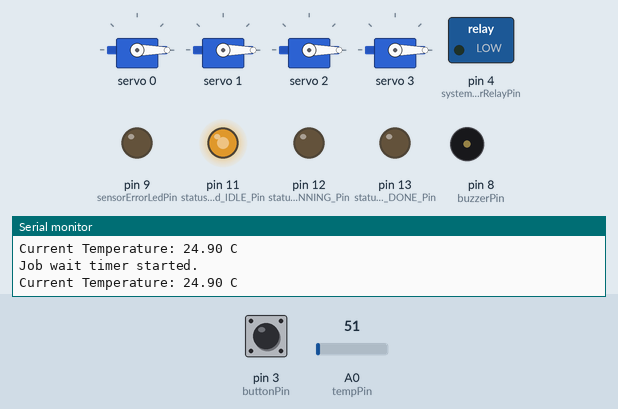
This sketch was run on a simulated Arduino Uno, built with avr-gcc and run on an emulated ATmega328P. On the bench: 4 × servo, switched loads named in the sketch (green lamp = pin HIGH), output pins drawn as LEDs (lit = HIGH), buzzer (waves = sounding, pin HIGH), the last lines printed to the serial monitor. Inputs (shaded band) come from the test bench; at power-on: A0 (tempPin) = 51, pin 3 (buttonPin) HIGH.

Above: at 2.2 s.
2.3 s: A0 (tempPin) set to 97
4.2 s: A0 (tempPin) set to 107
At 7.0 s:
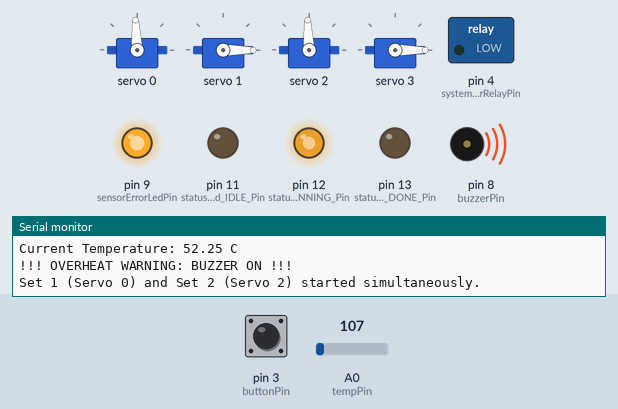
7.2 s: pin 3 (buttonPin) pulled LOW for 1 s
At 8.3 s:
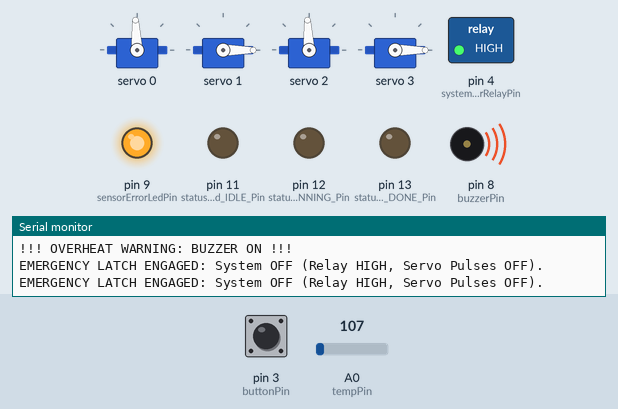
9.7 s: pin 3 (buttonPin) pulled LOW for 3.2 s
At 11.2 s:
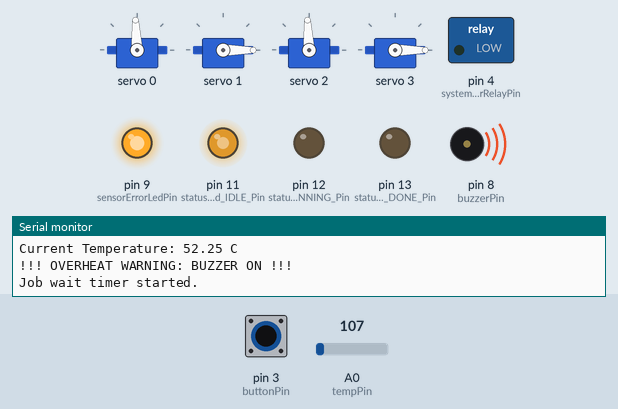
14.4 s: A0 (tempPin) set to 61
At 16.2 s:
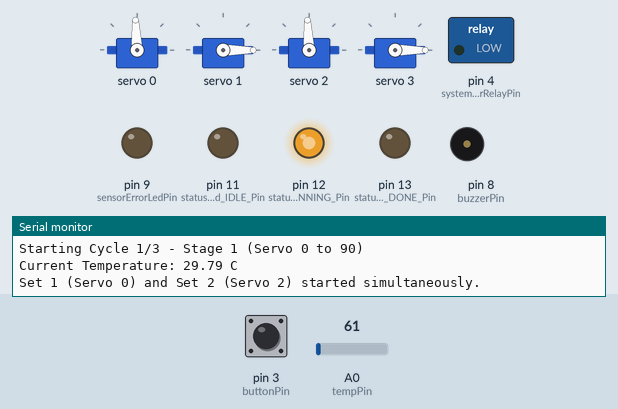
Timing chart, 0 to 21.0 s (numbered marks = the images above; inputs shaded):
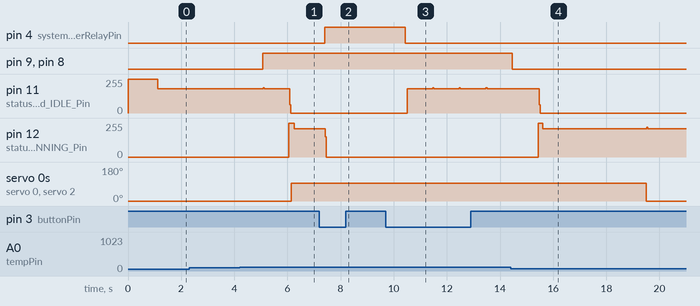

The sketch:

bungeoppang_machine.ino
```cpp
#include <Wire.h>
#include <Adafruit_PWMServoDriver.h>

// --- I. 릴레이 및 푸시 버튼 정의 ---
const int buttonPin = 3;   // 푸시 버튼 입력 (D3) - 비상 스위치 역할
const int systemPowerRelayPin = 4;    // 릴레이 제어 출력 (D4)

// 래치 상태 변수: true = 릴레이 ON (시스템 구동), false = 릴레이 OFF (전원 차단)
volatile bool systemState = true;

// 디바운스 변수
long lastDebounceTime = 0;
long debounceDelay = 200;
int buttonState;
int lastButtonState = HIGH;

// --- II. 서보 모터 정의 (PCA9685) ---
Adafruit_PWMServoDriver pwm = Adafruit_PWMServoDriver();

#define SERVOMIN  102    // 0도 펄스
#define SERVOMAX  512    // 180도 펄스
int servo0 = 0; // 세트 1 - 첫 번째 서보
int servo1 = 1; // 세트 1 - 두 번째 서보
int servo2 = 2; // 세트 2 - 첫 번째 서보
int servo3 = 3; // 세트 2 - 두 번째 서보
bool reverseServo[4] = {false, false, false, false};

// --- III. LM35 온도 센서 정의 ---
const int tempPin = A0; // LM35 출력(Vout)을 아날로그 핀 A0에 연결

// --- IV. 부저 및 경고 LED 정의 ---
const int buzzerPin = 8;        // 부저 제어 핀 (D8)
const int sensorErrorLedPin = 9;
const float SET_TEMP = 50.0;    // 경고 임계 온도 (섭씨 40도)

// --- V. 상태 표시 LED 정의 (D11, D12, D13) ---
const int status_led_IDLE_Pin = 11; // 준비 상태 (Ready)
const int status_led_RUNNING_Pin = 12; // 작동 중 (Working)
const int status_led_DONE_Pin = 13; // 작동 완료/일시 정지 (Complete/Pause)

// --- VI. 작동 관련 변수 (전역) ---
int totalCount = 5;     // GUI에서 입력받을 총 개수 (테스트를 위해 3으로 초기 설정)
int currentCount = 0;   // 현재까지 완료된 작업 개수 (세트 1 기준)
bool jobStarted = false; // 작업 시작 플래그
bool jobComplete = false; // 전체 작업 완료 플래그

// **타이머 변수 전역화**
long readyTime = 0;         // 5초 대기 시작 시간
bool waitingForJob = true;  // 초기 구동 및 복귀 시 5초 대기를 시작할 준비가 되었는지 표시
unsigned long moveStartTime = 0; // 서보 시퀀스 타이머
int stage = 0;                  // 서보 시퀀스 단계

// --- 3. 사용자 정의 함수 (선언 위치 이동) ---

// 서보 각도 설정 함수
void setServoAngle(int channel, int angle) {
  if (reverseServo[channel]) {
    angle = 180 - angle;
  }
  int pulse = map(angle, 0, 180, SERVOMIN, SERVOMAX);
  pwm.setPWM(channel, 0, pulse);
}

// LM35 값을 섭씨 온도로 변환하는 함수 (노이즈 완화를 위해 20회 평균값 사용)
float getTemperatureC() {
  const int NUM_READINGS = 20;
  long sumValue = 0;

  for (int i = 0; i < NUM_READINGS; i++) {
    sumValue += analogRead(tempPin);
  }

  float avgTempValue = (float)sumValue / NUM_READINGS;
  float voltage = avgTempValue * (5000.0 / 1024.0); // 밀리볼트(mV) 단위
  float temperatureC = voltage / 10.0;

  return temperatureC;
}

// 상태 표시 LED 업데이트 함수
// mode: 0=All OFF, 1=준비(11 ON), 2=작동 중(12 ON), 3=작동 완료(13 ON)
void updateStatusLED(int mode) {
    digitalWrite(status_led_IDLE_Pin, LOW);
    digitalWrite(status_led_RUNNING_Pin, LOW);
    digitalWrite(status_led_DONE_Pin, LOW);

    if (mode == 1) { // 준비 상태
        digitalWrite(status_led_IDLE_Pin, HIGH);
    } else if (mode == 2) { // 작동 중
        digitalWrite(status_led_RUNNING_Pin, HIGH);
    } else if (mode == 3) { // 작동 완료/일시 정지
        digitalWrite(status_led_DONE_Pin, HIGH);
    }
}

// 1. 서보 모터 반복 작동 시퀀스 함수 (논블로킹 로직 사용)
void conditionalMovement() {
    updateStatusLED(2); // LED: 작동 중 (Working)

    // 세트 1이 담당할 총 사이클 횟수 (총 개수/2 올림. 예: 3개 주문이면 (3+1)/2 = 2 사이클)
    int requiredCycles = (totalCount + 1) / 2;

    // 세트 2 동작 여부: 현재 사이클(currentCount + 1)이 전체 주문 개수(totalCount)의 짝수 번째에 해당할 경우
    bool shouldSet2Run = (currentCount + 1) * 2 <= totalCount;

    // --- A. 세트 1 (Servo 0, 1) 동작 시퀀스 ---
    if (currentCount < requiredCycles) {

        switch (stage) {
            case 0: // 초기 대기
                if (millis() - moveStartTime > 1000) {
                    Serial.print("Starting Cycle ");
                    Serial.print(currentCount + 1);
                    Serial.print("/");
                    Serial.print(requiredCycles);
                    Serial.println(" - Stage 1 (Servo 0 to 90)");
                    stage = 1;
                }
                break;

            case 1: // Servo 0: 90도 이동 (동시 작업 시작)
                setServoAngle(servo0, 90);
                moveStartTime = millis();

                // ** [핵심 변경: 병렬 작업 시작] **
                if (shouldSet2Run) {
                    // 세트 2의 첫 서보(Servo 2)도 거의 동시에 90도로 움직이도록 명령
                    setServoAngle(servo2, 90);
                    Serial.println("Set 1 (Servo 0) and Set 2 (Servo 2) started simultaneously.");
                    stage = 2; // 다음 단계: 4초 대기 (S0/S2 동작 시간)
                } else {
                    stage = 2; // 다음 단계: 4초 대기 (S0 동작 시간)
                }
                break;

            case 2: // S0, S2: **4초 대기** 후 0도 복귀 (움직임->복귀 시간 변경 적용)
                if (millis() - moveStartTime >= 4000) {
                    setServoAngle(servo0, 0);

                    if (shouldSet2Run) {
                         setServoAngle(servo2, 0);
                         Serial.println("Set 1 (S0) and Set 2 (S2) completed 4s movements.");
                    } else {
                         Serial.println("Servo 0 completed. Starting 6s wait for Servo 1...");
                    }

                    moveStartTime = millis(); // 6초 카운트 시작
                    stage = 3;
                }
                break;

            case 3: // S1, S3: **3초 대기** 후 60도, 80 이동 (다음 서보 대기 시간 변경 적용)
                if (millis() - moveStartTime >= 3000) {
                    setServoAngle(servo1, 60);

                    if (shouldSet2Run) {
                        setServoAngle(servo3, 80);
                        Serial.println("Set 1 (S1) and Set 2 (S3) moved 90 degrees after 6s wait.");
                    } else {
                        Serial.println("Servo 1 moved 90 degrees.");
                    }

                    moveStartTime = millis(); // 4초 카운트 시작
                    stage = 4;
                }
                break;

            case 4: // S1, S3: **4초 대기** 후 0도 복귀 및 사이클 완료 처리 (움직임->복귀 시간 변경 적용)
                if (millis() - moveStartTime >= 1000) {
                    setServoAngle(servo1, 0);

                    if (shouldSet2Run) {
                         setServoAngle(servo3, 0);
                         currentCount++; // 세트 1 + 세트 2 완료로 1 사이클 완료 (2개 완성)
                         Serial.print("Cycle ");
                         Serial.print(currentCount);
                         Serial.println(" (Set 1 & 2) [2 Units] completed.");
                    } else {
                        currentCount++; // 세트 1만 완료로 1개 완성
                        Serial.print("Set 1 Cycle ");
                        Serial.print(currentCount);
                        Serial.println(" [1 Unit] completed.");
                    }

                    moveStartTime = millis();

                    if (currentCount == requiredCycles) {
                       stage = 9; // 최종 완료
                    } else {
                       stage = 0; // 다음 사이클 반복 대기 (개별 독립성)
                    }
                }
                delay(2000);
                break;
        }
    }

    // --- B. 최종 완료 단계 ---
    else { // currentCount == requiredCycles
        switch (stage) {
            case 9: // 최종 완료 단계: 3초 완료 LED 표시 -> 대기 모드 복귀
                updateStatusLED(3); // LED: 작동 완료 (Complete/Pause)
                Serial.println("!!! ALL JOB SEQUENCE COMPLETE !!!");

                // 3초 후 대기 모드(준비 상태)로 전환
                if (millis() - moveStartTime >= 3000) {
                    jobStarted = false;
                    jobComplete = false;
                    currentCount = 0;

                    waitingForJob = true; // 다음 5초 대기를 위해 플래그 활성화
                    stage = 0; // 스테이지 초기화
                    moveStartTime = millis(); // 타이머 갱신
                    updateStatusLED(1); // LED: 준비 상태 (Ready)
                }
                break;
        }
    }
}


// --- 1. SETUP 함수 ---
void setup() {
  Serial.begin(9600);
  Serial.println("System Initializing...");

  // 릴레이 및 버튼 핀 설정
  pinMode(systemPowerRelayPin, OUTPUT);
  pinMode(buttonPin, INPUT_PULLUP); // 버튼은 GND에 연결되어 있으므로 내부 풀업 사용

  // 부저 및 경고 LED 핀 설정
  pinMode(buzzerPin, OUTPUT);
  digitalWrite(buzzerPin, LOW);
  pinMode(sensorErrorLedPin, OUTPUT);
  digitalWrite(sensorErrorLedPin, LOW);

  // 상태 표시 LED 핀 설정 (추가)
  pinMode(status_led_IDLE_Pin, OUTPUT); // 준비
  pinMode(status_led_RUNNING_Pin, OUTPUT); // 작동 중
  pinMode(status_led_DONE_Pin, OUTPUT); // 완료/대기

  // PCA9685 초기화
  pwm.begin();
  pwm.setPWMFreq(50);
  delay(10);

  // 초기 상태: 릴레이 ON (시스템 구동 시작), 준비 상태 LED ON
  digitalWrite(systemPowerRelayPin, LOW); // 릴레이 코일 OFF (NC 연결)
  updateStatusLED(1); // 초기: 준비 상태 LED ON

  // 초기 서보 위치 설정 (0도)
  setServoAngle(servo0, 0);
  setServoAngle(servo1, 0);
  setServoAngle(servo2, 0);
  setServoAngle(servo3, 0);
  delay(1000);

  // 다음 5초 대기 로직이 작동하도록 플래그를 활성화합니다.
  waitingForJob = true;

  Serial.println("Initial Latch ON. System Ready. Waiting for job start (5 sec initial delay).");
}

// --- 2. LOOP 함수 (핵심 래치 및 제어) ---
void loop() {
  // --- 2-1. LATCH DEBOUNCING LOGIC ---
  int reading = digitalRead(buttonPin);

  if (reading != lastButtonState) {
    lastDebounceTime = millis();
  }

  if ((millis() - lastDebounceTime) > debounceDelay) {
    if (reading != buttonState) {
      buttonState = reading;

      // 버튼이 눌렸다면 (LOW) 래치 상태를 토글
      if (buttonState == LOW) {
        systemState = !systemState;
      }
    }
  }
  lastButtonState = reading;

// --- 2-2. RELAY CONTROL (D4) ---
if (!systemState) {
  // 릴레이 OFF (비상 전원 차단) -> 모터 정지를 위해 릴레이 코일은 켜져야 NC 차단
  digitalWrite(systemPowerRelayPin, HIGH);

  // *** 비상 차단 시 서보 펄스 끄기 로직 (안정성 강화) ***
  pwm.setPWM(servo0, 0, 0);
  pwm.setPWM(servo1, 0, 0);
  pwm.setPWM(servo2, 0, 0);
  pwm.setPWM(servo3, 0, 0);

  // 모든 작업 상태 초기화 및 LED OFF
  updateStatusLED(0); // 모든 LED OFF
  jobStarted = false;
  jobComplete = false;
  currentCount = 0;
  waitingForJob = true; // 다음 구동 시 5초 대기를 위해 플래그 활성화
  readyTime = 0;
  stage = 0;
  moveStartTime = 0;

  Serial.println("EMERGENCY LATCH ENGAGED: System OFF (Relay HIGH, Servo Pulses OFF).");
  delay(500);
  return; // 나머지 loop 로직은 실행하지 않음

} else {
  // 릴레이 ON (시스템 구동 시작) -> 모터 구동을 위해 릴레이 코일은 꺼져야 NC 연결
  digitalWrite(systemPowerRelayPin, LOW);
}

  // --- 2-3. CONDITIONAL MOVEMENT & SENSOR CHECK ---
  if (systemState) {
    // 릴레이가 ON일 때만 실행

    // 1초마다 온도 측정 및 경고 로직
    static long lastTempCheckTime = 0;
    if (millis() - lastTempCheckTime > 1000) {

      float currentTemp = getTemperatureC();
      Serial.print("Current Temperature: ");
      Serial.print(currentTemp);
      Serial.println(" C");

      if (currentTemp > SET_TEMP) {
        digitalWrite(buzzerPin, HIGH);
        digitalWrite(sensorErrorLedPin, HIGH);
        Serial.println("!!! OVERHEAT WARNING: BUZZER ON !!!");
      } else {
        digitalWrite(buzzerPin, LOW);
        digitalWrite(sensorErrorLedPin, LOW);
      }
      lastTempCheckTime = millis();
    }

    // 작업 시작 로직 (시스템 켜진 후 5초 뒤에 자동으로 시작)
    if (!jobStarted && !jobComplete) {

      if (waitingForJob) {
          readyTime = millis(); // 대기 상태 진입 시 현재 시간으로 타이머를 명시적 시작 (단 1회)
          waitingForJob = false; // 플래그를 false로 전환하여 다시 설정되지 않게 막음
          Serial.println("Job wait timer started.");
      }

      updateStatusLED(1); // 준비 상태 LED ON

      if(millis() - readyTime >= 5000) { // 5초 대기 조건 충족
          jobStarted = true;
          // waitingForJob은 jobComplete 후 다시 true로 설정됨
          currentCount = 0;
          Serial.println("Job Sequence Starting after 5 sec delay.");
      }
    }

    // 작업 실행 로직
    if (jobStarted && !jobComplete) {
      conditionalMovement(); // 서보 모터 작동 시퀀스 실행
    }
  }
}
```

Measured:
- the behaviour switches between 102 and 103 on A0 (tempPin) (found by bisection; images 0 and 1)
- after the input at 4.2 s, pin 9 (sensorErrorLedPin), pin 8 (buzzerPin): LOW → HIGH after 0.87 s
- after the input at 7.2 s, pin 4 (systemPowerRelayPin): LOW → HIGH after 0.20 s; pin 12 (status_led_RUNNING_Pin): 211/255 → 0/255 after 0.22 s
- after the input at 9.7 s, pin 4 (systemPowerRelayPin): HIGH → LOW after 0.74 s; pin 11 (status_led_IDLE_Pin): 0/255 → 182/255 after 0.81 s, → 181/255 0.96 s later, → 182/255 2.0 s later
- after the input at 14.4 s, pin 9 (sensorErrorLedPin), pin 8 (buzzerPin): HIGH → LOW after 0.06 s
